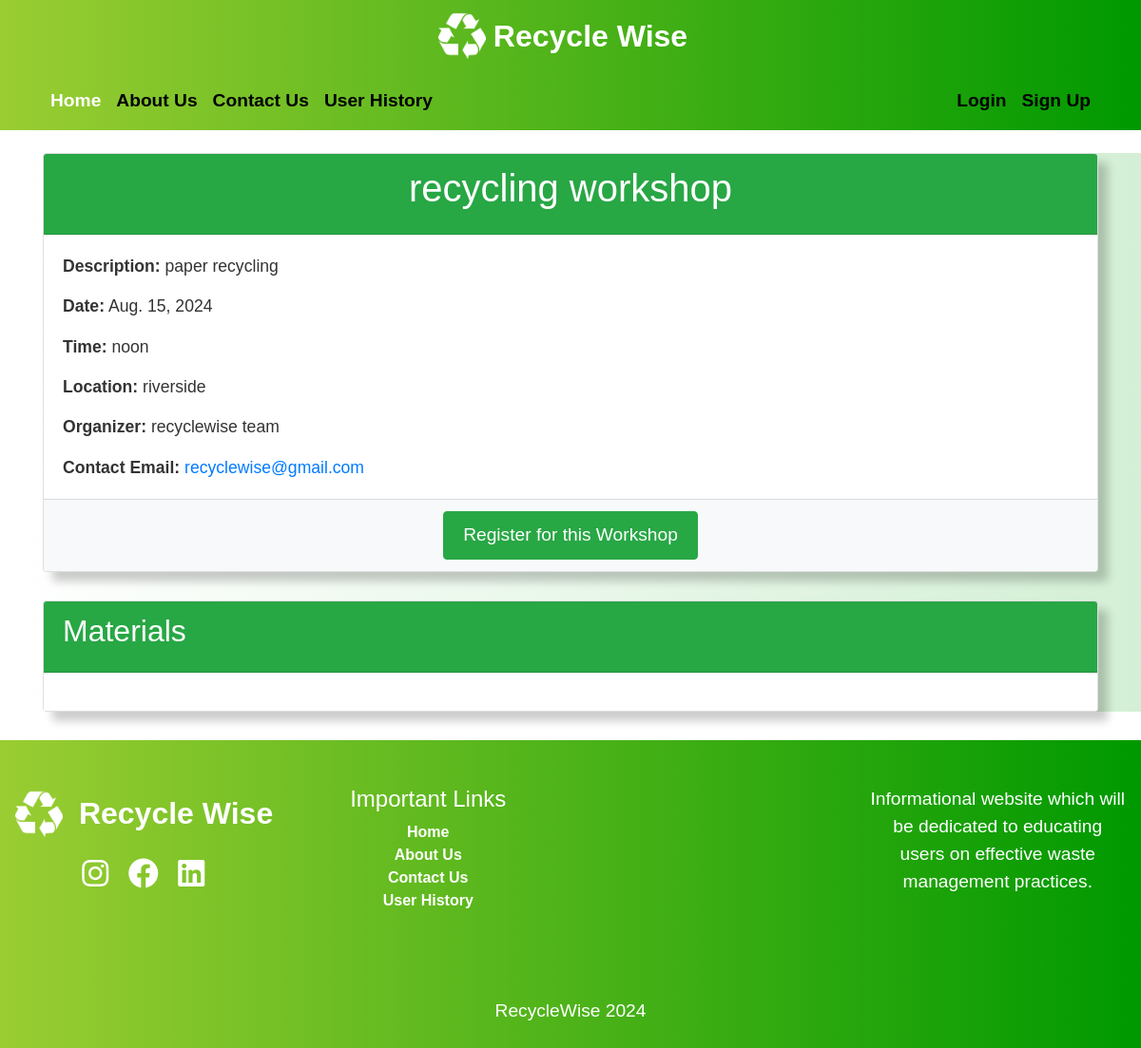
The page /upcoming_events/recycling_workshop/2/ on the database its author committed.
### upcomming_events/models.py (models this page shows, shortened)
class Event(models.Model):
    EVENT_TYPE_CHOICES = [
        ('CCU', 'Community Clean-Up'),
        ('RW', 'Recycling Workshop'),
    ]
    title = models.CharField(max_length=200)
    description = models.TextField()
    event_type = models.CharField(max_length=3, choices=EVENT_TYPE_CHOICES)
    date = models.DateField()
    time = models.TimeField()
    location = models.CharField(max_length=255)
    organizer = models.CharField(max_length=100)
    contact_email = models.EmailField()

### upcomming_events/views.py (the view)
# urls.py: path('recycling_workshop/<int:pk>/', RecyclingWorkshopDetailView.as_view(), name='recycling-workshop-detail'),
class RecyclingWorkshopDetailView(DetailView):
    model = Event
    template_name = 'upcomming_events/recycling_workshop_detail.html'
    context_object_name = 'event'

### templates/upcomming_events/recycling_workshop_detail.html (shortened to what this page needs)
{% extends "base.html" %}
{% block content %}
    {% load static %}
    <link rel="stylesheet" href="{% static 'css/upcomming_events.css' %}">
<div class="container my-4">
    <div class="card">
        <div class="card-header bg-success text-white">
            <h1 class="card-title text-center">{{ event.title }}</h1>
        </div>
        <div class="card-body">
            <p class="card-text"><strong>Description:</strong> {{ event.description }}</p>
            <p class="card-text"><strong>Date:</strong> {{ event.date }}</p>
            <p class="card-text"><strong>Time:</strong> {{ event.time }}</p>
            <p class="card-text"><strong>Location:</strong> {{ event.location }}</p>
            <p class="card-text"><strong>Organizer:</strong> {{ event.organizer }}</p>
            <p class="card-text"><strong>Contact Email:</strong> <a href="mailto:{{ event.contact_email }}">{{ event.contact_email }}</a></p>
        </div>
        <div class="card-footer text-center">
            <a class="btn btn-success" href="{% url 'recycling-workshop-rsvp' event.pk %}">Register for this Workshop</a>
        </div>
    </div>
    <div class="card mt-4">
        <div class="card-header bg-success text-white">
            <h2 class="card-title">Materials</h2>
        </div>
        <div class="card-body">
        </div>
    </div>
</div>
{% endblock %}

### static/css/base.css (style rules this page uses)
h1 { color: #000; font-size: 2.5em; }
p { color: #000; font-size: 1.2em; }

### static/css/upcomming_events.css (style rules this page uses)
body, html { margin: 0; padding: 0; font-family: Arial, sans-serif; }
h1, h2 { color: #4CAF50; }
.card { margin-top: 20px; box-shadow: 10px 10px 10px rgba(0, 0, 0, 0.2); margin-bottom: 30px; }
.card-header { border-radius: 15px; }
.card-body { background-color: #ffffff; }
.card-text { font-size: 1.1rem; color: #333; }
.card-footer { border-bottom-left-radius: 0.75rem; border-bottom-right-radius: 0.75rem; background-color: #f8f9fa; }
.card-title { color: white; }
.btn-success { background-color: #28a745; border-color: #28a745; padding: 10px 20px; font-size: 1.2rem; }

### rows shown on the page
Event: title "recycling workshop", description "paper recycling", date "Aug. 15, 2024", time "noon", location "riverside", organizer "recyclewise team", contact_email "recyclewise@gmail.com"
